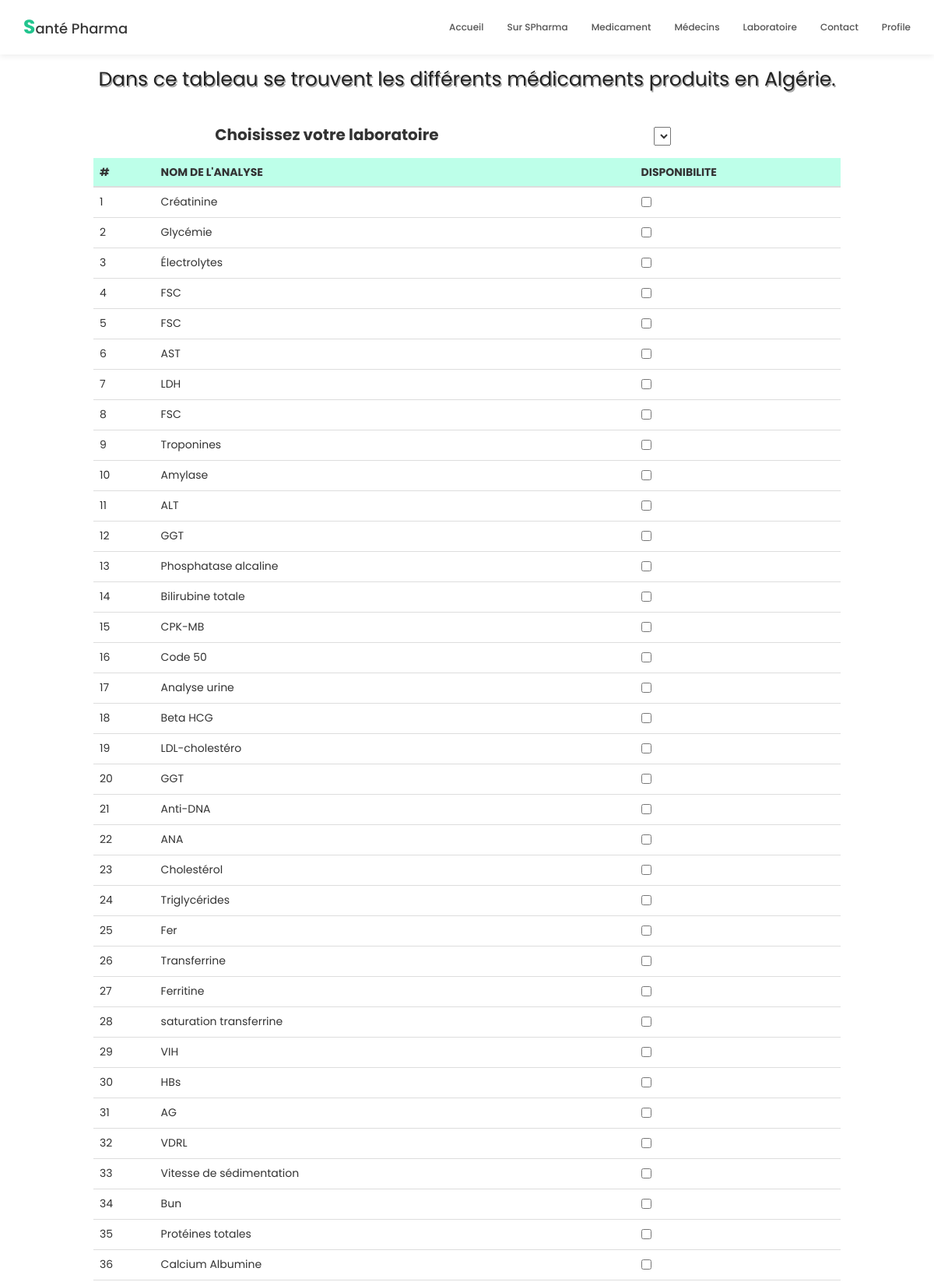
The app's page /listelaboratoire.php (upper part) with its own data.
### tables this page shows
CREATE TABLE `examenbioch` (
  `ID` int(3) NOT NULL,
  `NOM_DE_ANALYSE` varchar(271) DEFAULT NULL
);

### listelaboratoire.php (the view, shortened to what this page needs)
<!DOCTYPE html>
<html lang="en">
<head>
     <link rel="stylesheet" href="css/bootstrap.min.css">
     <link rel="stylesheet" href="css/font-awesome.min.css">
     <link rel="stylesheet" href="css/animate.css">
     <link rel="stylesheet" href="css/owl.carousel.css">
     <link rel="stylesheet" href="css/owl.theme.default.min.css">
     <link rel="stylesheet" href="css/tooplate-style.css">
</head>
<body id="top" data-spy="scroll" data-target=".navbar-collapse" data-offset="50">
     <section class="navbar navbar-default navbar-static-top" role="navigation">
          <div class="container">
               <div class="navbar-header">
                    <a href="index.php" class="navbar-brand"><b>S</b>anté Pharma</a>
               </div>
               <div class="collapse navbar-collapse">
                    <ul class="nav navbar-nav navbar-right">
                         <li><a href="index.php" class="smoothScroll">Accueil</a></li>
                         <li><a href="index.php" class="smoothScroll">Sur SPharma</a></li>
                         <li><a href="medicament.php" class="smoothScroll">Medicament</a></li>
                         <li><a href="index.php" class="smoothScroll">Médecins</a></li>
                         <li><a href="index.php" class="smoothScroll">Laboratoire</a></li>
                         <li><a href="#google-map" class="smoothScroll">Contact</a></li>
                         <li class="nav-item dropdown">
                              <a class="nav-link dropdown-toggle" data-toggle="dropdown" href="#" role="button" aria-haspopup="true" aria-expanded="false">Profile</a>
                         </li>
                    </ul>
               </div>
          </div>
     </section>
     <div class="tab_def">
          <p>
               Dans ce tableau se trouvent les différents médicaments produits en Algérie. <br></p>
     </div>
     <form action="disponibilite_analyse.php" method="post">
          <table class="table table-hover">
               <thead style="background-color: #98ffdda2;">
               <tr>
                    <th scope="col">#</th>
                    <th scope="col">NOM DE L'ANALYSE</th>
                    <th scope="col">DISPONIBILITE</th>
               </thead>
               <tbody>
               <?php
                    include("connexion3.php");
                    echo "<label for='cars' style='font-weight:bold; font-size:20px; width:70%; text-align:center; margin:auto; padding:15px;'>Choisissez votre laboratoire</label>";
                    echo "<select name='id_U'>";
                    echo "</select>";
                    $query = "select * from examenbioch";
                    $stat = $conn->query($query);
                    $tab = $stat->fetchAll();
                    foreach($tab as $ligne)
                    {
                         echo "<tr><td>".$ligne ["ID"]."</td><td>".$ligne ["NOM_DE_ANALYSE"]."</td><td><input type='checkbox' id=".$ligne ["ID"]." name='analyseDisponible[]' value='".$ligne ["ID"]."' aria-label='...'</td></tr>";
                    }
               ?>
               </tbody>
          </table>
     </form>
</body>
</html>

### css/tooplate-style.css (style rules this page uses)
body { background: #ffffff; font-family: 'Poppins', sans-serif; overflow-x: hidden; }
p { color: #222222; font-size: 16px; font-weight: normal; line-height: 24px; }
b { font-size: 25px; font-weight: bold; color: #22c48e; }
html { -webkit-font-smoothing: antialiased; }
a { color: #252525; -webkit-transition: 0.5s; transition: 0.5s; text-decoration: none !important; }
.navbar-default { background: #ffffff; box-shadow: 0 2px 8px rgba(0,0,0,.075); border: none; margin-bottom: 0; padding: 10px; }
.navbar-default .navbar-brand { color: #393939; font-weight: 500; }
.navbar-default .navbar-brand b { color: #22c48e; }
.navbar-default .navbar-nav li a { color: #555555; font-size: 12px; font-weight: 500; padding-right: 20px; padding-left: 20px; -webkit-transition: all ease-in-out 0.4s; transition: all ease-in-out 0.4s; }
.table { width: 80%; margin: auto; }
.table thead { background-color: #22c48e; }
.tab_def p { text-align: center; font-size: 25px; padding: 20px; text-shadow: 1.5px 1.5px rgb(168, 168, 168); }
@media only screen and (max-width: 1200px) { .navbar-default .navbar-nav li a { padding-right: 15px; padding-left: 15px; } }

### records on screen
examenbioch: ID "1", NOM_DE_ANALYSE "Créatinine"
examenbioch: ID "2", NOM_DE_ANALYSE "Glycémie"
examenbioch: ID "3", NOM_DE_ANALYSE "Électrolytes"
examenbioch: ID "4", NOM_DE_ANALYSE "FSC"
examenbioch: ID "5", NOM_DE_ANALYSE "FSC"
examenbioch: ID "6", NOM_DE_ANALYSE "AST"
examenbioch: ID "7", NOM_DE_ANALYSE "LDH"
examenbioch: ID "8", NOM_DE_ANALYSE "FSC"
examenbioch: ID "9", NOM_DE_ANALYSE "Troponines"
examenbioch: ID "10", NOM_DE_ANALYSE "Amylase"
examenbioch: ID "11", NOM_DE_ANALYSE "ALT"
examenbioch: ID "12", NOM_DE_ANALYSE "GGT"
examenbioch: ID "13", NOM_DE_ANALYSE "Phosphatase alcaline"
examenbioch: ID "14", NOM_DE_ANALYSE "Bilirubine totale"
examenbioch: ID "15", NOM_DE_ANALYSE "CPK-MB"
examenbioch: ID "16", NOM_DE_ANALYSE "Code 50"
examenbioch: ID "17", NOM_DE_ANALYSE "Analyse urine"
examenbioch: ID "18", NOM_DE_ANALYSE "Beta HCG"
examenbioch: ID "19", NOM_DE_ANALYSE "LDL-cholestéro"
examenbioch: ID "20", NOM_DE_ANALYSE "GGT"
examenbioch: ID "21", NOM_DE_ANALYSE "Anti-DNA"
examenbioch: ID "22", NOM_DE_ANALYSE "ANA"
examenbioch: ID "23", NOM_DE_ANALYSE "Cholestérol"
examenbioch: ID "24", NOM_DE_ANALYSE "Triglycérides"
examenbioch: ID "25", NOM_DE_ANALYSE "Fer"
examenbioch: ID "26", NOM_DE_ANALYSE "Transferrine"
examenbioch: ID "27", NOM_DE_ANALYSE "Ferritine"
examenbioch: ID "28", NOM_DE_ANALYSE "saturation transferrine"
examenbioch: ID "29", NOM_DE_ANALYSE "VIH"
examenbioch: ID "30", NOM_DE_ANALYSE "HBs"
examenbioch: ID "31", NOM_DE_ANALYSE "AG"
examenbioch: ID "32", NOM_DE_ANALYSE "VDRL"
examenbioch: ID "33", NOM_DE_ANALYSE "Vitesse de sédimentation"
examenbioch: ID "34", NOM_DE_ANALYSE "Bun"
examenbioch: ID "35", NOM_DE_ANALYSE "Protéines totales"
examenbioch: ID "36", NOM_DE_ANALYSE "Calcium Albumine"
